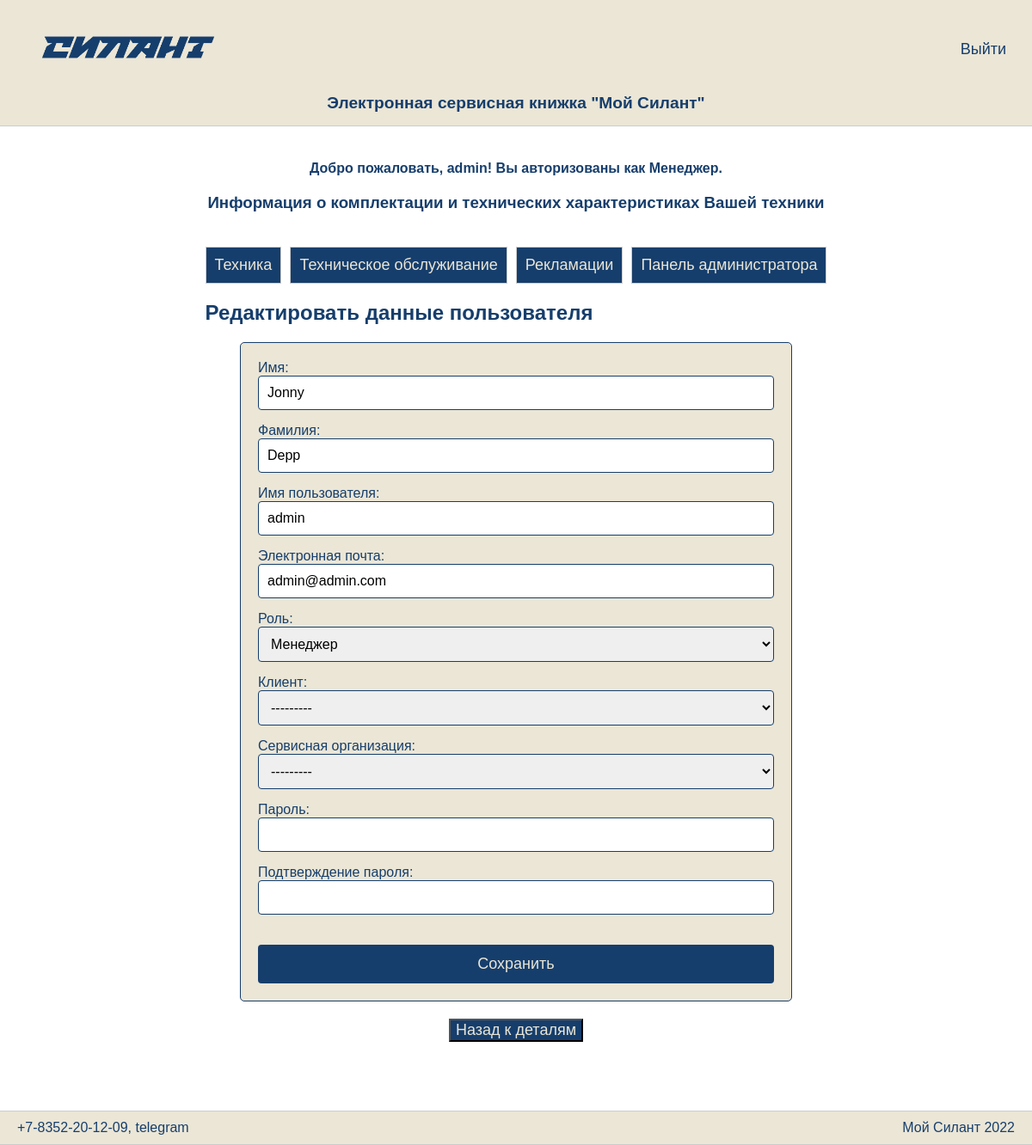
Screenshot of /clients/1/edit/ (signed in) with the database file from the repository.
### sylantProject/models.py (models this page shows, shortened)
class CustomUser(AbstractUser):
    ROLE_CHOICES = [
        ('client', 'Клиент'),
        ('service', 'Сервисная организация'),
        ('manager', 'Менеджер'),
    ]
    role = models.CharField(max_length=20, choices=ROLE_CHOICES, verbose_name="Роль")
    client = models.ForeignKey(Reference, null=True, blank=True, on_delete=models.SET_NULL, related_name='user_clients', verbose_name="Клиент")
    service_organization = models.ForeignKey(Reference, null=True, blank=True, on_delete=models.SET_NULL, related_name='user_service_organization', verbose_name="Сервисная организация")
    groups = models.ManyToManyField(
        Group,
        related_name='customuser_set',  # Уникальное имя для обратной связи
        blank=True,
        help_text='The groups this user belongs to. A user will get all permissions granted to each of their groups.',
        related_query_name='customuser',
    )
    user_permissions = models.ManyToManyField(
        Permission,
        related_name='customuser_set',  # Уникальное имя для обратной связи
        blank=True,
        help_text='Specific permissions for this user.',
        related_query_name='customuser',
    )

### sylantProject/views.py (the view, shortened to what this page needs)
# urls.py: path('clients/<int:pk>/edit/', UserUpdateView.as_view(), name='user_edit'),
class UserUpdateView(ManagerRequiredMixin, LoginRequiredMixin, UpdateView):
    model = CustomUser
    form_class = CustomUserCreationForm
    template_name = 'user_update.html'

### sylantProject/mixin.py (called while the page is built)
    @staticmethod
    def test_func(user, allowed_roles):
        return user.role in allowed_roles

    def dispatch(self, request, *args, **kwargs):
        allowed_roles = getattr(self, 'allowed_roles', [])
        if request.user.is_authenticated:
            if not self.test_func(request.user, allowed_roles):
                return HttpResponseForbidden()
        return super().dispatch(request, *args, **kwargs)

### sylantProject/models.py (called while the page is built)
    def __str__(self):
        return self.name

### sylantProject/templates/user_update.html (shortened to what this page needs)
{% extends "base.html" %}
{% block content %}
    <h2>Редактировать данные пользователя</h2>
    <form method="post" class="machine-form">
        {% for field in form %}
        <div class="form-group">
            {{ field.label_tag }}
            {{ field }}
        </div>
        {% endfor %}
        <button type="submit">Сохранить</button>
    </form>
    <div class="back-button">
        <form action="{% url 'user-detail' user.id %}">
            <button type="submit" class="btn btn-second">Назад к деталям</button>
        </form>
    </div>
{% endblock %}

### sylantProject/templates/base.html (shortened to what this page needs)
<!DOCTYPE html>
<html lang="en">
<head>
    {% load static %}
    <link rel="stylesheet" type="text/css" href="{% static 'css/styles_new.css' %}">
</head>
<body>
    <div class="wrapper">
        <header>
            <div class="header-content">
                <div class="logo">
                    <img src="{% static 'images/logo.png' %}" alt="логотип">
                </div>
                {% if user.is_authenticated %}
                <div class="auth"><a href="{% url 'account_logout' %}">Bыйти</a></div>
                {% else %}
                <div class="auth"><a href="{% url 'account_login' %}">Aвторизация</a></div>
                {% endif %}
            </div>
            <div class="title">Электронная сервисная книжка "Мой Силант"</div>
        </header>
        <div class="container">
            <main>
        {% if user.is_authenticated %}
        <div class="results-section">
            <div class="user-info">
                <p><h4>Добро пожаловать, {{ user.username }}! Вы авторизованы как {{ user.get_role_display }}.</h4></p>
            </div>
            <div class="results-section">
            <p><h3 id="panel-title">Информация о комплектации и технических характеристиках Вашей техники</h3></p>
        </div>
        <div class="tabs">
            <button class="tab" onclick="location.href='{% url 'machine-list' %}'">Техника</button>
            <button class="tab" onclick="location.href='{% url 'maintenance-list' %}'">Техническое обслуживание</button>
            <button class="tab" onclick="location.href='{% url 'claim-list' %}'">Рекламации</button>
            {% if user.role == 'manager' %}
            <button class="tab" onclick="location.href='{% url 'manager' %}'">Панель администратора</button>
            {% endif %}
        </div>
        </div>
        {% else %}
            {% block search %}
            {% endblock %}
        {% endif %}
        {% block content %}
        {% endblock %}
    </main>
        </div>
        <footer>
            <div class="footer-content">
                <div class="contact">+7-8352-20-12-09, telegram</div>
                <div class="copyright">Мой Силант 2022</div>
            </div>
        </footer>
    </div>
</body>
</html>

### sylantProject/static/css/styles_new.css (style rules this page uses)
a { text-decoration: none; color: #163E6C; font-size: 18px; font-weight: 500; }
html, body { height: 100%; margin: 0; padding: 0; font-family: PT Astra Sans, sans-serif; color: #163E6C; }
body { display: flex; flex-direction: column; }
.wrapper { display: flex; flex-direction: column; min-height: 100vh; }
header, footer { background-color: #EBE6D6; padding: 15px 0; border-bottom: 1px solid #ccc; }
.header-content, .footer-content { max-width: 1200px; margin: 0 auto; padding: 0 30px; display: flex; justify-content: space-between; align-items: center; color: #163E6D; }
.logo { flex: 1; }
.logo img { max-height: 80px; }
.auth { flex: 1; color: #163E6C; text-align: right; }
.title { text-align: center; margin-top: 10px; font-size: 1.2em; font-weight: bold; color: #163E6C; }
.container { flex: 1; max-width: 1450px; margin: 0 auto; padding: 0 30px; }
main { padding: 20px; background-color: #fff; }
footer { border-top: 1px solid #ccc; text-align: center; padding: 10px 0; margin-top: 60px; }
.footer-content { max-width: 1200px; margin: 0 auto; padding: 0 20px; display: flex; justify-content: space-between; align-items: center; }
button { font-size: 18px; color: #EBE6D6; background-color: #163E6C; cursor: pointer; }
button { font-size: 18px; color: #EBE6D6; background-color: #163E6C; cursor: pointer; margin-top: 20px; }
.container { max-width: 100%; padding: 0 15px; box-sizing: border-box; }
.user-info { text-align: center; margin-bottom: 20px; }
.user-info h4 { margin: 0; }
.results-section { text-align: center; margin-top: 20px; }
#panel-title { margin-bottom: 10px; }
.tabs { display: flex; justify-content: center; margin-top: 20px; }
.tab { padding: 10px; border: 1px solid #ccc; cursor: pointer; }
.tab:not(:last-child) { margin-right: 10px; }
.machine-form { max-width: 600px; margin: 0 auto; padding: 20px; border: 1px solid #163E6C; border-radius: 5px; background-color: #EBE6D6; }
.machine-form input[type="text"], .machine-form input[type="date"], .machine-form input[type="number"], .machine-form input[type="email"], .machine-form input[type="password"], .machine-form select, .machine-form textarea { width: 100%; padding: 10px; margin-bottom: 15px; border: 1px solid #163E6C; border-radius: 4px; box-sizing: border-box; font-size: 16px; }
.machine-form button { width: 100%; padding: 12px; background-color: #163E6C; color: #EBE6D6; border: none; border-radius: 4px; cursor: pointer; font-size: 18px; margin-top: 20px }
.back-button { text-align: center; }

### rows the page displays
CustomUser: username "admin", role "Менеджер", form "Jonny" "Depp" "admin" "admin@admin.com" "Менеджер" "---------" "---------"

### other values shown
{{ field.label_tag }} "Имя:" "Фамилия:" "Имя пользователя:" "Электронная почта:" "Роль:" "Клиент:" "Сервисная организация:" "Пароль:" "Подтверждение пароля:"
